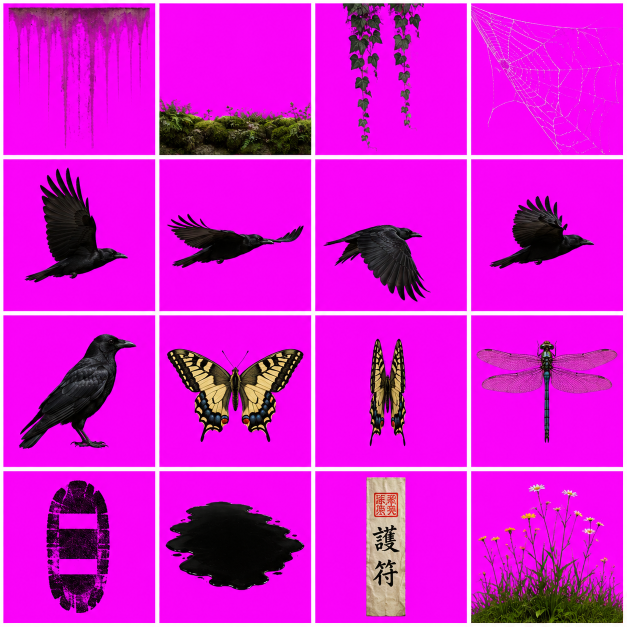
#> input picture tools/texgen/atlas_src/atlas8_env.png, 1254 x 1254 px (shown at 1/2 size)
$ python process8.py
#> lines starting #> are read from the running program, lines starting #| are printed output that depends on the picture
"""Атлас 8 — детали окружения и живность (пурпурный фон).
usage: cd tools/texgen && python3 process8.py"""
import numpy as np
from PIL import Image
from scipy import ndimage
R = '../../Assets/_Project/'
TX, FX = R + 'Art/Textures/', R + 'Resources/FX/'
E = [(6, 310), (318, 622), (630, 934), (942, 1246)]
src = np.asarray(Image.open('atlas_src/atlas8_env.png').convert('RGB')).astype(np.float32) / 255
C = {}
for r, (y0, y1) in enumerate(E):
    for c, (x0, x1) in enumerate(E):
        C[r * 4 + c + 1] = src[y0 + 3:y1 - 3, x0 + 3:x1 - 3]
#> after the loop, C = 16 items

def key(c, lo=0.08, hi=0.86):
#> called with lo = 0.02, hi = 0.9
    m = np.minimum(c[..., 0], c[..., 2]) - c[..., 1]
    a = np.clip((hi - m) / (hi - lo), 0, 1)
    rgb = np.clip((c - (1 - a[..., None]) * np.array([1, 0, 1])) / np.maximum(a[..., None], 1e-3), 0, 1)
    lim = np.minimum(rgb[..., 0], rgb[..., 2]); spill = np.clip(lim - rgb[..., 1] - 0.1, 0, 1)
#> after `spill = np.clip(lim - rgb[..., 1] - 0.1, 0, 1)`: spill: shape (298, 298) float64; every value is 0
    rgb[..., 0] -= spill * 0.85; rgb[..., 2] -= spill * 0.85
    return np.clip(rgb, 0, 1), a

def rgba(rgb, a): return np.dstack([rgb, a])
def img(o): return Image.fromarray((np.clip(o, 0, 1) * 255 + 0.5).astype(np.uint8), 'RGBA')
def bbox(o, pad=4, thr=0.04):
    ys, xs = np.nonzero(o[..., 3] > thr)
    return o[max(0, ys.min() - pad):ys.max() + pad + 1, max(0, xs.min() - pad):xs.max() + pad + 1]
def fit(o, W, H, anchor='c'):
    """Вписать по пропорциям в W×H; anchor: c — центр, t — к верху, b — к низу, tl — в левый верхний угол."""
    im = img(o); w, h = im.size; s = min(W / w, H / h)
    im = im.resize((max(1, int(w * s)), max(1, int(h * s))), Image.LANCZOS)
    out = Image.new('RGBA', (W, H), (0, 0, 0, 0))
    x = (W - im.size[0]) // 2; y = (H - im.size[1]) // 2
    if anchor == 't': y = 0
    if anchor == 'b': y = H - im.size[1]
    if anchor == 'tl': x, y = 0, 0
    out.paste(im, (x, y)); return out

# 1 потёки на стене → маска умножения (белое — без изменений), низ растушёван
rgb, a = key(C[1], 0.02, 0.9)
lum = rgb.mean(-1)
mask = 1 - a * np.clip(1.05 - lum, 0, 1) * 0.95
h = mask.shape[0]; fade = np.clip((np.arange(h)[:, None] / h - 0.0) / 0.05, 0, 1) * np.clip((1 - np.arange(h)[:, None] / h) / 0.25, 0, 1)
#> after `h = mask.shape[0]`: h = 298
mask = 1 - (1 - mask) * fade
Image.fromarray((np.clip(mask, 0, 1) * 255).astype(np.uint8)).resize((512, 512), Image.LANCZOS).convert('RGB').save(TX + 'wall_stains.png')
# 2 мох у основания стены: полоса, бесшовно по ширине
o = rgba(*key(C[2])); o = o[int(o.shape[0] * 0.55):]   # нижняя часть ячейки
w = o.shape[1]; roll = np.roll(o, w // 2, 1); x = np.arange(w) / (w - 1); m = np.clip(np.minimum(x, 1 - x) / 0.2, 0, 1)[None, :, None]
#> after `w = o.shape[1]`: w = 298
#> after `x = np.arange(w) / (w - 1)`: x = 298 values from 0 to 1
o = o * m + roll * (1 - m)
img(o).resize((512, 128), Image.LANCZOS).save(TX + 'moss_strip.png')
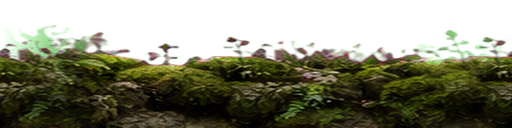
#> saved as moss_strip.png: PIL image 512x128 RGBA; mean R, G, B, A 34.4, 42.1, 15.1, 148.8; transparent parts drawn white
# 3 плющ, 4 паутина (угол — левый верх), 15 офуда, 16 цветы
fit(bbox(rgba(*key(C[3]))), 256, 512, 't').save(TX + 'ivy.png')
#> in rgba (call 2), `def rgba(rgb, a): return np.dstack([rgb, a])`:
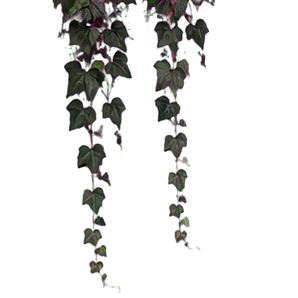
#> returned value: shape (298, 298, 4) float64; mean of channels 0, 1, 2, 3 0.0338, 0.861, 0.0288, 0.136; transparent parts drawn white
#> in bbox, `ys, xs = np.nonzero(o[..., 3] > thr)`: ys = 15085 values from 0 to 292; xs = 15085 values, max 215 at index 157, min 52 at index 0, mean 125.2
#> in fit, `out = Image.new('RGBA', (W, H), (0, 0, 0, 0))`: out: PIL image 256x512 RGBA; every value is 0
#> in fit, `out.paste(im, (x, y))`:
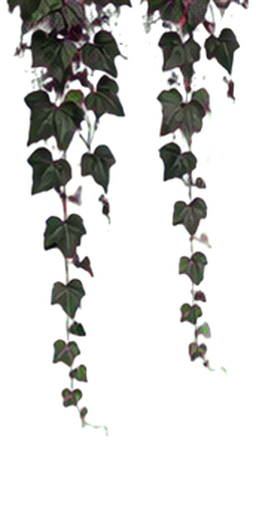
#> out: PIL image 256x512 RGBA; mean R, G, B, A 14.7, 19, 12.7, 52.1; transparent parts drawn white
rgb, a = key(C[4], 0.05, 0.8); g = np.repeat(rgb.mean(-1, keepdims=True), 3, -1) * 0.95 + 0.05   # нити — серо-белые
#> after `g = np.repeat(rgb.mean(-1, keepdims=True), 3, -1) * 0.95 + 0.05`:
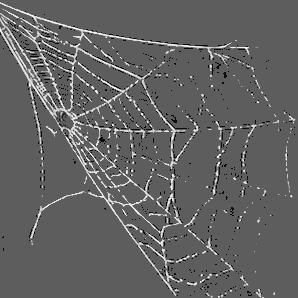
#> g: shape (298, 298, 3) float64; min 0.05, max 0.996, mean 0.389
fit(np.dstack([g, a]), 512, 512, 'tl').save(TX + 'cobweb.png')
#> in fit (call 2), `out = Image.new('RGBA', (W, H), (0, 0, 0, 0))`: out: PIL image 512x512 RGBA; every value is 0
fit(bbox(rgba(*key(C[15]))), 128, 512).save(TX + 'ofuda.png')
#> in key (call 5), `rgb = np.clip((c - (1 - a[..., None]) * np.array([1, 0, 1])) / np.maxi..`:
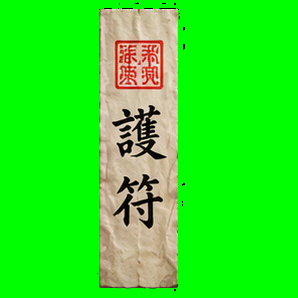
#> rgb: shape (298, 298, 3) float64; mean of channels 0, 1, 2 0.179, 0.904, 0.131; drawn as R, G, B
#> in key (call 5), `lim = np.minimum(rgb[..., 0], rgb[..., 2])`:
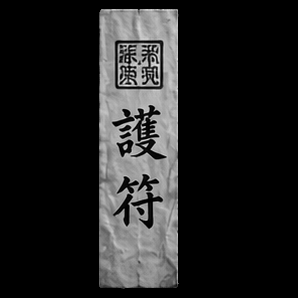
#> lim: shape (298, 298) float64; min 0, max 0.957, mean 0.131
#> call 3 of fit, with W = 128, H = 512, anchor = 'c'
#> in fit (call 3), `im = im.resize((max(1, int(w * s)), max(1, int(h * s))), Image.LANCZOS)`:
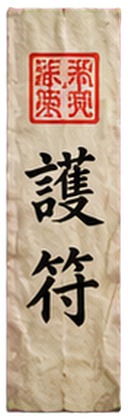
#> im: PIL image 128x420 RGBA; mean R, G, B, A 163.8, 142.1, 120, 218; transparent parts drawn white
rgb, a = key(C[16])
purp = np.clip(np.minimum(rgb[..., 0], rgb[..., 2]) - rgb[..., 1], 0, 1) * (1 - a)   # пурпур в тонких стеблях → зелень
rgb[..., 0] -= purp; rgb[..., 2] -= purp; rgb[..., 1] += purp * 0.3
fit(bbox(np.dstack([np.clip(rgb, 0, 1), a])), 512, 512, 'b').save(TX + 'wildflowers.png')
# вороны: 4 кадра взмаха (вправо) → 1024×256; сидящая; лист — одинаковый масштаб для всех кадров полёта
frames = [rgba(*key(C[k])) for k in (5, 6, 7, 8)]
#> frames = 4 items
sheet = Image.new('RGBA', (1024, 256), (0, 0, 0, 0))
for i, f in enumerate(frames): sheet.paste(img(f).resize((256, 256), Image.LANCZOS), (i * 256, 0))
#> this loop made 4 passes
sheet.save(FX + 'crow_flap.png')
fit(rgba(*key(C[9])), 256, 256).save(FX + 'crow_perch.png')
# бабочка: раскрытые / сложенные — 512×256 (одинаковый масштаб: из ячеек целиком)
bs = Image.new('RGBA', (512, 256), (0, 0, 0, 0))
for i, k in enumerate((10, 11)): bs.paste(img(rgba(*key(C[k]))).resize((256, 256), Image.LANCZOS), (i * 256, 0))
bs.save(FX + 'butterfly.png')
# стрекоза: прозрачные крылья (полупрозрачная альфа), тело вертикально
rgb, a = key(C[12], 0.08, 0.75)
wing = (a < 0.85)[..., None]; g = np.repeat(rgb.mean(-1, keepdims=True), 3, -1)
rgb = np.where(wing, g * 0.8 + 0.2, rgb)   # прозрачные крылья — дымчато-серые
fit(bbox(np.dstack([rgb, a * np.where(a < 0.85, 0.7, 1.0)])), 256, 256).rotate(-90, expand=True).save(FX + 'dragonfly.png')   # голова вправо, как у процедурной
# 13 след гэта: белая маска (тон в игре), 14 лужа: белое + мягкая альфа
rgb, a = key(C[13]); a = a * np.clip(1.1 - rgb.mean(-1), 0, 1)
fit(bbox(np.dstack([np.ones_like(rgb), a])), 128, 256).save(FX + 'geta_print.png')
rgb, a = key(C[14]); a = ndimage.gaussian_filter(a, 2.0)
fit(bbox(np.dstack([np.ones_like(rgb), a])), 256, 256).save(TX + 'puddle_mask.png')
print('ok')

$ run again, with tools/texgen/atlas_src/atlas10_ui.png copied over tools/texgen/atlas_src/atlas8_env.png
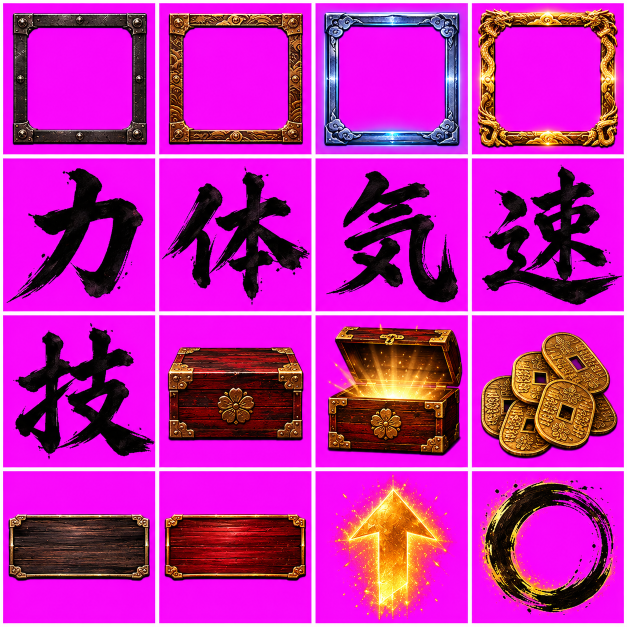
#> input picture tools/texgen/atlas_src/atlas10_ui.png, 1254 x 1254 px (shown at 1/2 size)
#> after the loop `for r, (y0, y1) in enumerate(E):`: C = 16 items
#> spill: shape (298, 298) float64; every value is 0
#> im: PIL image 512x512 RGBA
#> in rgba (call 3), `def rgba(rgb, a): return np.dstack([rgb, a])`:
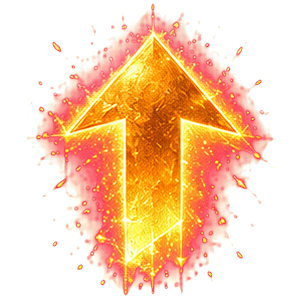
#> returned value: shape (298, 298, 4) float64; mean of channels 0, 1, 2, 3 0.471, 0.769, 0.103, 0.398; transparent parts drawn white
#> in fit (call 3), `im = im.resize((max(1, int(w * s)), max(1, int(h * s))), Image.LANCZOS)`:
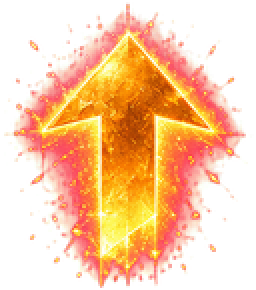
#> im: PIL image 128x145 RGBA (shown 2 times larger); mean R, G, B, A 144.6, 81.6, 32.1, 115.4; transparent parts drawn white
#> frames = 4 items
#> the loop `for i, f in enumerate(frames): sheet.paste(img(f).resize((256, 256), I..` made 4 passes
